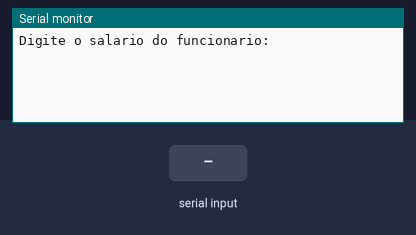
This sketch was run on a simulated Arduino Uno, built with avr-gcc and run on an emulated ATmega328P. Shown: the last lines printed to the serial monitor. The test bench sets the inputs (shaded band).

Above: at 1.2 s.
1.3 s: "90,45\n" received over Serial
At 1.42 s:
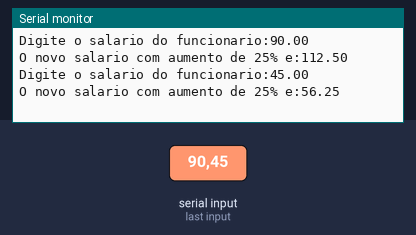
2.8 s: "30,150\n" received over Serial
At 4.6 s:
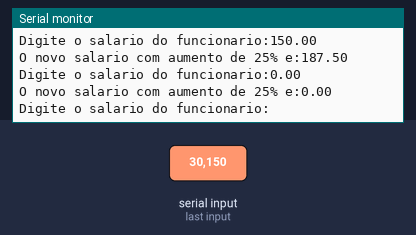
Timing chart, 0 to 6.1 s (numbered marks = the images above; inputs shaded):
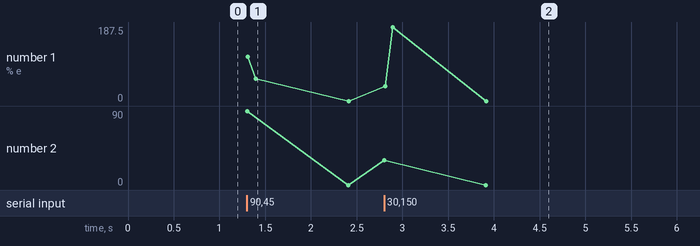

Measured:
- after the input at 1.3 s, the serial monitor: prints a new line at once (image 1)
- after the input at 2.8 s, the serial monitor: prints a new line at once (image 2)

The sketch:

exercicio_salario1.ino
```cpp
float salario, novoSalario;

void setup() {
  //Inicializa a comunicação
  Serial.begin(9600);
}

void loop() {
  Serial.print("Digite o salario do funcionario:");

  //Aguarda a entrada
  while (!Serial.available());
  //Lê o salario da entrada
  salario = Serial.parseFloat();
  Serial.println(salario);

  //Calcula o novo salário com um aumento de 25%
  novoSalario = salario * 1.25;
  Serial.print("O novo salario com aumento de 25% e:");
  Serial.println(novoSalario);

}
```
